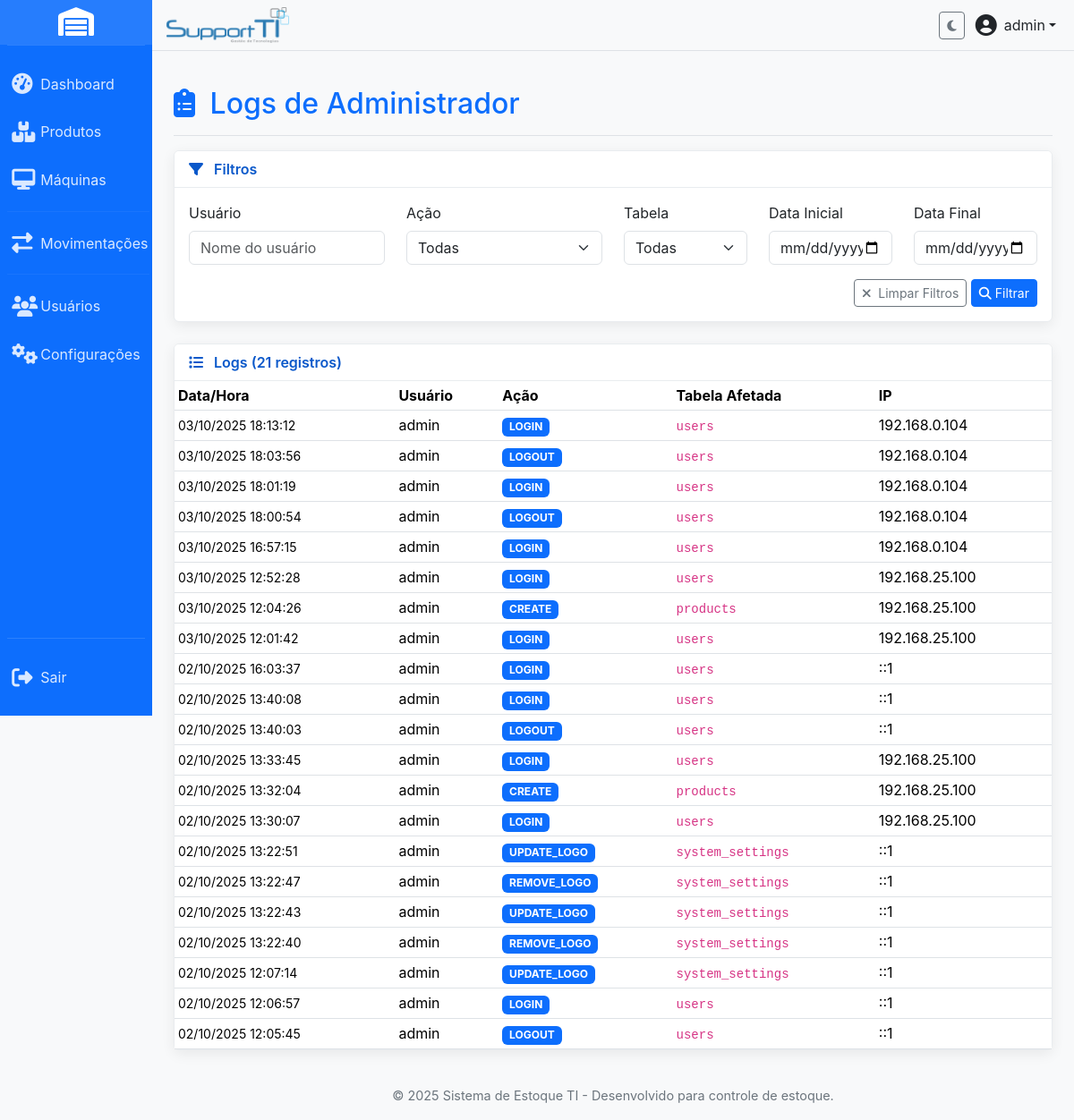
/admin_logs.php (signed in), run on the app's committed database.
### tables this page shows
CREATE TABLE IF NOT EXISTS `admin_logs` (
  `id` int(11) NOT NULL AUTO_INCREMENT,
  `user_id` int(11) DEFAULT NULL,
  `action` varchar(255) NOT NULL,
  `table_name` varchar(100) DEFAULT NULL,
  `record_id` int(11) DEFAULT NULL,
  `ip_address` varchar(45) DEFAULT NULL,
  `user_agent` text DEFAULT NULL,
  `old_values` text DEFAULT NULL,
  `new_values` text DEFAULT NULL,
  `details` text DEFAULT NULL,
  `timestamp` timestamp NOT NULL DEFAULT current_timestamp(),
  PRIMARY KEY (`id`),
  KEY `user_id` (`user_id`)
);

CREATE TABLE IF NOT EXISTS `users` (
  `id` int(11) NOT NULL AUTO_INCREMENT,
  `username` varchar(50) NOT NULL,
  `password` varchar(255) NOT NULL,
  `email` varchar(100) NOT NULL,
  `role` varchar(20) DEFAULT 'user',
  `full_name` varchar(255) DEFAULT NULL,
  `avatar` varchar(255) DEFAULT NULL,
  `last_login` timestamp NULL DEFAULT NULL,
  `reset_token` varchar(64) DEFAULT NULL,
  `reset_token_expires_at` datetime DEFAULT NULL,
  `created_at` timestamp NOT NULL DEFAULT current_timestamp(),
  `updated_at` timestamp NOT NULL DEFAULT current_timestamp() ON UPDATE current_timestamp(),
  `theme` varchar(50) DEFAULT 'blue',
  PRIMARY KEY (`id`),
  UNIQUE KEY `username` (`username`),
  UNIQUE KEY `email` (`email`)
);

### admin_logs.php (the view, shortened to what this page needs)
<?php
$filter_user = $_GET['user'] ?? '';
$filter_date_from = $_GET['date_from'] ?? '';
$filter_date_to = $_GET['date_to'] ?? '';
$page = max(1, intval($_GET['page'] ?? 1));
$per_page = 50;
$offset = ($page - 1) * $per_page;
try {
    $pdo = getConnection();
    $where_conditions = [];
    $params = [];
    $where_clause = !empty($where_conditions) ? 'WHERE ' . implode(' AND ', $where_conditions) : '';
    $count_query = "
        SELECT COUNT(*) as total
        FROM admin_logs al
        LEFT JOIN users u ON al.user_id = u.id
        {$where_clause}
    ";
    $count_stmt = $pdo->prepare($count_query);
    $count_stmt->execute($params);
    $total_records = $count_stmt->fetch()['total'];
    $logs_query = "
        SELECT
            al.*,
            u.username
        FROM admin_logs al
        LEFT JOIN users u ON al.user_id = u.id
        {$where_clause}
        ORDER BY al.timestamp DESC
        LIMIT {$per_page} OFFSET {$offset}
    ";
    $logs_stmt = $pdo->prepare($logs_query);
    $logs_stmt->execute($params);
    $logs = $logs_stmt->fetchAll();
} catch (PDOException $e) {
    $error_message = 'Erro ao carregar dados: ' . $e->getMessage();
    $logs = [];
    $actions_list = [];
    $tables_list = [];
    $total_records = 0;
    $total_pages = 0;
}
?>
<?php include 'includes/header.php'; ?>
<div class="d-flex justify-content-between flex-wrap flex-md-nowrap align-items-center pt-3 pb-2 mb-3 border-bottom">
    <h1 class="h2 text-primary-custom">
        <i class="fas fa-clipboard-list me-2"></i>
        Logs de Administrador
    </h1>
</div>
<div class="card card-custom mb-4">
    <div class="card-header card-header-custom">
        <i class="fas fa-filter me-2"></i>
        Filtros
    </div>
    <div class="card-body">
        <form method="GET" action="">
            <div class="row">
                <div class="col-md-3">
                    <label for="user" class="form-label form-label-custom">Usuário</label>
                    <input type="text" class="form-control form-control-custom" id="user" name="user" value="<?php echo htmlspecialchars($filter_user); ?>" placeholder="Nome do usuário">
                </div>
                <div class="col-md-3">
                    <label for="action" class="form-label form-label-custom">Ação</label>
                    <select class="form-select form-control-custom" id="action" name="action">
                        <option value="">Todas</option>
                    </select>
                </div>
                <div class="col-md-2">
                    <label for="table" class="form-label form-label-custom">Tabela</label>
                    <select class="form-select form-control-custom" id="table" name="table">
                        <option value="">Todas</option>
                    </select>
                </div>
                <div class="col-md-2">
                    <label for="date_from" class="form-label form-label-custom">Data Inicial</label>
                    <input type="date" class="form-control form-control-custom" id="date_from" name="date_from" value="<?php echo htmlspecialchars($filter_date_from); ?>">
                </div>
                <div class="col-md-2">
                    <label for="date_to" class="form-label form-label-custom">Data Final</label>
                    <input type="date" class="form-control form-control-custom" id="date_to" name="date_to" value="<?php echo htmlspecialchars($filter_date_to); ?>">
                </div>
            </div>
            <div class="row mt-3">
                 <div class="col-12 text-end">
                    <a href="admin_logs.php" class="btn btn-sm btn-outline-secondary">
                        <i class="fas fa-times me-1"></i>
                        Limpar Filtros
                    </a>
                    <button type="submit" class="btn btn-sm btn-primary-custom">
                        <i class="fas fa-search"></i>
                        Filtrar
                    </button>
                </div>
            </div>
        </form>
    </div>
</div>
<div class="card card-custom">
    <div class="card-header card-header-custom d-flex justify-content-between align-items-center">
        <span>
            <i class="fas fa-list me-2"></i>
            Logs (<?php echo number_format($total_records); ?> registros)
        </span>
    </div>
    <div class="card-body p-0">
        <?php if (empty($logs)): ?>
            <div class="text-center text-muted py-4">
                <p>Nenhum log encontrado com os filtros aplicados.</p>
            </div>
        <?php else: ?>
            <div class="table-responsive">
                <table class="table table-hover table-sm mb-0">
                    <thead class="table-header-custom">
                        <tr>
                            <th>Data/Hora</th>
                            <th>Usuário</th>
                            <th>Ação</th>
                            <th>Tabela Afetada</th>
                            <th>IP</th>
                        </tr>
                    </thead>
                    <tbody>
                    <?php foreach ($logs as $log): ?>
                        <tr>
                            <td><small><?php echo date('d/m/Y H:i:s', strtotime($log['timestamp'])); ?></small></td>
                            <td><?php echo htmlspecialchars($log['username'] ?? 'Sistema'); ?></td>
                            <td><span class="badge bg-primary"><?php echo htmlspecialchars($log['action']); ?></span></td>
                            <td><code><?php echo htmlspecialchars($log['table_name'] ?? 'N/A'); ?></code></td>
                            <td><?php echo htmlspecialchars($log['ip_address'] ?? 'N/A'); ?></td>
                        </tr>
                    <?php endforeach; ?>
                    </tbody>
                </table>
            </div>
        <?php endif; ?>
    </div>
</div>
<?php include 'includes/footer.php'; ?>

### CSS/custom.css (style rules this page uses)
:root { --primary-color: #0d6efd; --primary-dark: #0a58ca; --primary-light: #3b82f6; --secondary-color: #6c757d; --accent-color: #ffffff; --light-bg: #f8f9fa; --text-light: #ffffff; --text-dark: #212529; --border-color: #e9ecef; --hover-color: rgba(255, 255, 255, 0.1); --active-color: #0b5ed7; --border-radius-base: 0.375rem; --box-shadow-base: 0 4px 15px rgba(0, 0, 0, 0.07); --sidebar-width: 170px; --sidebar-collapsed-width: 80px; --transition-speed: 0.3s; }
body { background-color: var(--light-bg); font-family: -apple-system, BlinkMacSystemFont, "Segoe UI", Roboto, "Helvetica Neue", Arial, sans-serif; color: var(--text-dark); overflow-x: hidden; }
.btn-primary-custom { background-color: var(--primary-color); border-color: var(--primary-color); color: var(--text-light); }
.text-primary-custom { color: var(--primary-color) !important; }
.card-custom { border: 1px solid var(--border-color); border-radius: var(--border-radius-base); box-shadow: var(--box-shadow-base); }
.card-header-custom { background-color: #fff; border-bottom: 1px solid var(--border-color); font-weight: 600; color: var(--primary-dark); }

### data on the page
admin_logs: timestamp "03/10/2025 18:13:12", user.username "admin", action "LOGIN", table_name "users", ip_address "192.168.0.104"
admin_logs: timestamp "03/10/2025 18:03:56", user.username "admin", action "LOGOUT", table_name "users", ip_address "192.168.0.104"
admin_logs: timestamp "03/10/2025 18:01:19", user.username "admin", action "LOGIN", table_name "users", ip_address "192.168.0.104"
admin_logs: timestamp "03/10/2025 18:00:54", user.username "admin", action "LOGOUT", table_name "users", ip_address "192.168.0.104"
admin_logs: timestamp "03/10/2025 16:57:15", user.username "admin", action "LOGIN", table_name "users", ip_address "192.168.0.104"
admin_logs: timestamp "03/10/2025 12:52:28", user.username "admin", action "LOGIN", table_name "users", ip_address "192.168.25.100"
admin_logs: timestamp "03/10/2025 12:04:26", user.username "admin", action "CREATE", table_name "products", ip_address "192.168.25.100"
admin_logs: timestamp "03/10/2025 12:01:42", user.username "admin", action "LOGIN", table_name "users", ip_address "192.168.25.100"
admin_logs: timestamp "02/10/2025 16:03:37", user.username "admin", action "LOGIN", table_name "users", ip_address "::1"
admin_logs: timestamp "02/10/2025 13:40:08", user.username "admin", action "LOGIN", table_name "users", ip_address "::1"
admin_logs: timestamp "02/10/2025 13:40:03", user.username "admin", action "LOGOUT", table_name "users", ip_address "::1"
admin_logs: timestamp "02/10/2025 13:33:45", user.username "admin", action "LOGIN", table_name "users", ip_address "192.168.25.100"
admin_logs: timestamp "02/10/2025 13:32:04", user.username "admin", action "CREATE", table_name "products", ip_address "192.168.25.100"
admin_logs: timestamp "02/10/2025 13:30:07", user.username "admin", action "LOGIN", table_name "users", ip_address "192.168.25.100"
admin_logs: timestamp "02/10/2025 13:22:51", user.username "admin", action "UPDATE_LOGO", table_name "system_settings", ip_address "::1"
admin_logs: timestamp "02/10/2025 13:22:47", user.username "admin", action "REMOVE_LOGO", table_name "system_settings", ip_address "::1"
admin_logs: timestamp "02/10/2025 13:22:43", user.username "admin", action "UPDATE_LOGO", table_name "system_settings", ip_address "::1"
admin_logs: timestamp "02/10/2025 13:22:40", user.username "admin", action "REMOVE_LOGO", table_name "system_settings", ip_address "::1"
admin_logs: timestamp "02/10/2025 12:07:14", user.username "admin", action "UPDATE_LOGO", table_name "system_settings", ip_address "::1"
admin_logs: timestamp "02/10/2025 12:06:57", user.username "admin", action "LOGIN", table_name "users", ip_address "::1"
admin_logs: timestamp "02/10/2025 12:05:45", user.username "admin", action "LOGOUT", table_name "users", ip_address "::1"

### other printed values
$_SESSION["username"] "admin"
$total_records "21"
SITE_NAME "Sistema de Estoque TI"
